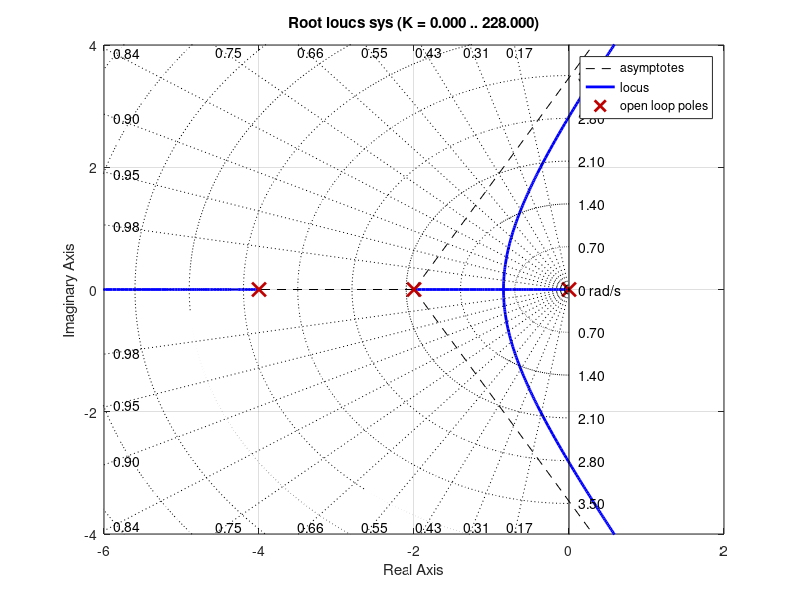

Recreate this plot in MATLAB. (Note: this script raises an error after producing the figure.)
%A unity gain feedback system has an open loop tranfer function, G(s)H(s)=k/(s(s+2)(s+4)).
%Write a program in MATLAB to plot the ROOT LOCUS of the system.
clc;
clear all;
close all;
char num;
char den;
n1=[1];
u=[1 0];
v=[1 2];
x=[1 4];
w=conv(u,v);
w1=conv(x,w);
sys=tf(n1,w1)
rlocus(sys)
xlim([-6,2])
ylim([-4,4])
sgrid
[k,p]=rlocfind(sys);
[num,den]=cloop(k*n1,w1)
figure('name','pranshul');
step(num,den)